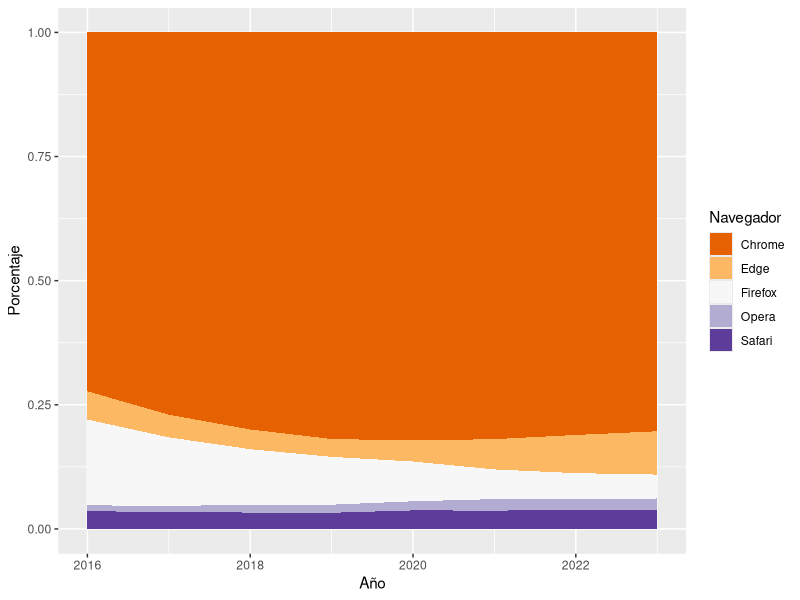

The R script that drew this image: (Note: this script raises an error after producing the figure.)
## ---- chunk 1
library(tidyverse)
library(lubridate)
library(hms)
## ---- chunk 2
print(read.csv("browser_stats.csv"))
str(read.csv("browser_stats.csv"))
## ---- chunk 3
navegadores_df <- read.csv("browser_stats.csv") %>% 
  mutate(Date=dmy(Date),
         Año=year(Date)) %>%
  select(Año,Chrome,Edge,Firefox,Safari,Opera)
## ---- chunk 4
navegadores_df_anual <- navegadores_df %>%
  group_by(Año) %>%
  summarise_at(vars(Chrome, Edge, Firefox, Safari, Opera), list(mean))
## ---- chunk 5
as_tibble(navegadores_df_anual)
## ---- chunk 6
navegadores_df_anual_pivot <- navegadores_df_anual %>% 
  pivot_longer(cols = !Año) %>% 
  rename(Navegador = name, Porcentaje = value)
## ---- chunk 7
as_tibble(navegadores_df_anual_pivot)
## ---- chunk 8
ggplot(navegadores_df_anual_pivot, aes(x=Año,y=Porcentaje,fill=Navegador)) +
  geom_area(position = "fill") +
  scale_fill_brewer(palette = "PuOr")
## ---- chunk 9
chr_v_nchr <- navegadores_df_23 %>% 
  mutate(isChromium = case_when(
    endsWith(Navegadores, "Chrome") ~ "Chromium",
    endsWith(Navegadores, "Edge") ~ "Chromium",
    endsWith(Navegadores, "Opera") ~ "Chromium",
    endsWith(Navegadores, "Firefox") ~ "No Chromium",
    endsWith(Navegadores, "Safari") ~ "No Chromium"
  )) %>% 
  mutate(isChromium=as.factor(isChromium))
## ---- chunk 10
chr_T <- chr_v_nchr %>%
  group_by(isChromium) %>%
  summarise(Freq = sum(Porcentaje)) %>% 
  rename(Tipo=isChromium, Porcion=Freq)

print(chr_T)
## ---- chunk 11
bp2 <- ggplot(chr_T, aes(x="", y=Freq, fill=isChromium))+
  geom_bar(width = 1, stat = "identity")
## ---- chunk 12
pie2 <- bp2 + coord_polar("y", start=0)
## ---- chunk 13
pie2 + scale_fill_brewer(palette="Spectral") +
  theme(axis.text.x = element_blank()) +
  theme_void() +
  labs(title="Cuota de uso de navegadores para abril de 2023", fill = "Tipo de navegador") +
  geom_label(aes(label = Freq),
             position = position_stack(vjust = 0.5),
             show.legend = FALSE)
